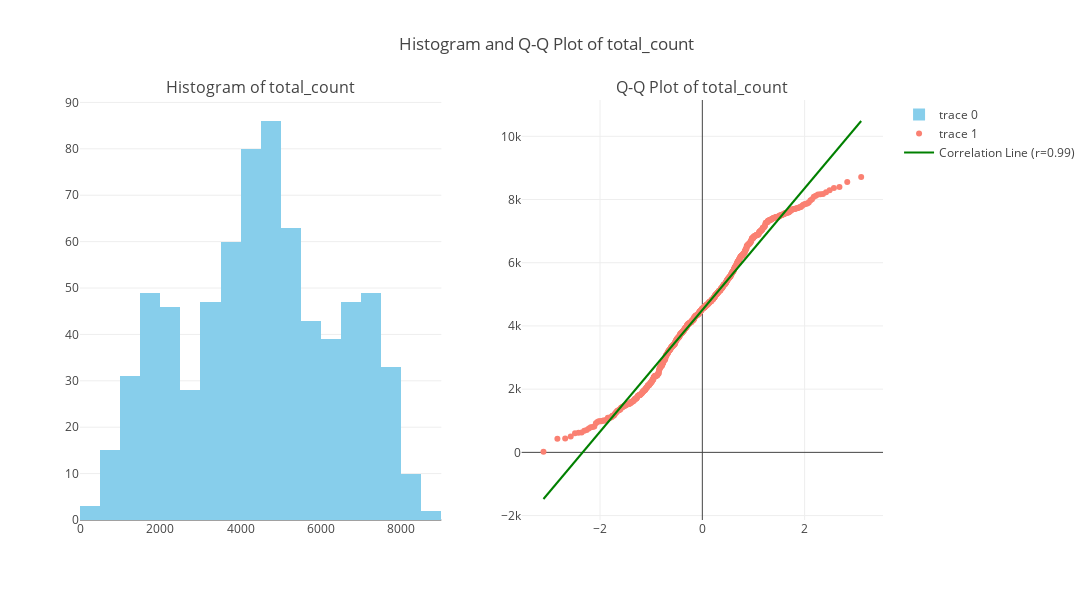

The notebook cell this image was saved under:
### Markdown cell above
### Plotting Q-Q Plot

### Code cell
slope, intercept, r_value, p_value, std_err = stats.linregress(qq_plot[0][0], qq_plot[0][1])
x_values = np.array([min(qq_plot[0][0]), max(qq_plot[0][0])])
y_values = slope * x_values + intercept

fig = sp.make_subplots(rows=1, cols=2, subplot_titles=("Histogram of total_count", "Q-Q Plot of total_count"))

histogram_trace = go.Histogram(x=df['total_count'], marker=dict(color='skyblue'))
fig.add_trace(histogram_trace, row=1, col=1)

qq_plot_trace = go.Scatter(x=qq_plot[0][0], y=qq_plot[0][1], mode='markers', marker=dict(color='salmon'))
fig.add_trace(qq_plot_trace, row=1, col=2)

correlation_line_trace = go.Scatter(x=x_values, y=y_values, mode='lines', 
                                    line=dict(color='green', width=2), 
                                    name=f'Correlation Line (r={r_value:.2f})')
fig.add_trace(correlation_line_trace, row=1, col=2)
fig.update_layout(title="Histogram and Q-Q Plot of total_count", height=600, width=1200)
fig.show()

### Figure 1 — Plotly figure (JSON) as saved in the notebook; plotly's stock layout.template omitted (floating-point values rounded to 4 significant figures; data arrays with more than 128 entries replaced by an {"elided": "..."} marker saying what was removed)
{"data": [{"marker": {"color": "skyblue"}, "type": "histogram", "x": {"elided": "731 int values"}, "xaxis": "x", "yaxis": "y"}, {"marker": {"color": "salmon"}, "mode": "markers", "type": "scatter", "x": {"elided": "731 float values"}, "xaxis": "x2", "y": {"elided": "731 int values"}, "yaxis": "y2"}, {"line": {"color": "green", "width": 2}, "mode": "lines", "name": "Correlation Line (r=0.99)", "type": "scatter", "x": [-3.106, 3.106], "xaxis": "x2", "y": [-1475.0, 10480.0], "yaxis": "y2"}], "layout": {"annotations": [{"font": {"size": 16}, "showarrow": false, "text": "Histogram of total_count", "x": 0.225, "xanchor": "center", "xref": "paper", "y": 1, "yanchor": "bottom", "yref": "paper"}, {"font": {"size": 16}, "showarrow": false, "text": "Q-Q Plot of total_count", "x": 0.775, "xanchor": "center", "xref": "paper", "y": 1, "yanchor": "bottom", "yref": "paper"}], "height": 600, "title": {"text": "Histogram and Q-Q Plot of total_count"}, "width": 1200, "xaxis": {"anchor": "y", "domain": [0, 0.45]}, "xaxis2": {"anchor": "y2", "domain": [0.55, 1]}, "yaxis": {"anchor": "x", "domain": [0, 1]}, "yaxis2": {"anchor": "x2", "domain": [0, 1]}}}
